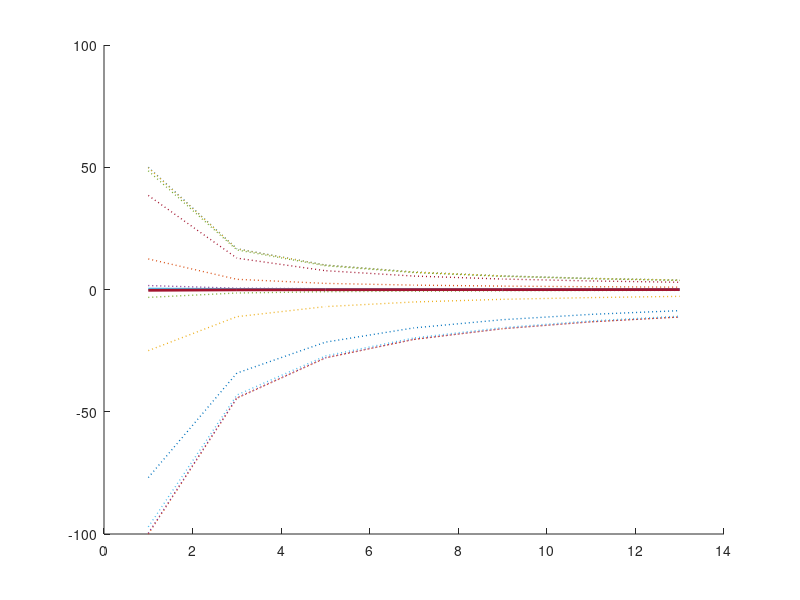

This chart was generated by the following MATLAB code: (Note: this script raises an error after producing the figure.)
% TetherInertia.m
clear all; close all; clc;
n = 1:2:13;
rhotb = [inf logspace(3,-2,6)];
whichToDisp = 1;

hfig = figure;
ax1 = axes('Parent',hfig);
hold on
for k=1:1:length(rhotb)
    exct = 1/3*(1+3/rhotb(k));
    for j=1:1:length(n)
        temp=0;    
        for i=1:1:n(j)
            temp = temp + (i./n(j))^2;
        end
        nr1 = 1/(n(j)+1)*temp + 1/rhotb(k);
        errp1(k,j) = (nr1-exct)/exct*100;

        temp=0;
        for i=1:1:n(j)
            temp = temp + ((i-1)/n(j))^2;
        end
        nr2 = 1/(n(j))*temp + 1/rhotb(k);
        errp2(k,j) = (nr2-exct)/exct*100;
    end
    lw = 1.0;
    lt = ':';
    if k == numel(rhotb)
        lw = 2.0;
        lt = '-'
    end
    plot(ax1,n,errp1(k,:),lt,'DisplayName',['Included \rho=' num2str(rhotb(k))],'LineWidth',lw);
    plot(ax1,n,errp2(k,:),lt,'DisplayName',['Excluded \rho=' num2str(rhotb(k))],'LineWidth',lw);
end
hold off
ax1.XTick = 1:1:n(end);
axis([1 inf -100 50]);
legend('Location','Best','color','w');
title('Percent error in the inertia of a straight tether');
xlabel('Number of links'); ylabel('Percent Error');
str = ['Error with ' num2str(n(end),'%10.0f') ' links'];
disp(str);
str = ['Method 1: ' num2str(errp1(whichToDisp,end),5) '%'];
disp(str);
str = ['Method 2: ' num2str(errp2(whichToDisp,end),5) '%'];
disp(str);
set(ax1,'Color','none');
export_fig(hfig,'output\figs\withEndErrVsLinks.png','-png','-transparent');

hfigs = figure;
axs = axes('Parent',hfigs);
plot(axs,n,errp1(whichToDisp,:),'r',n,errp2(whichToDisp,:),'b');
axis([1 inf -100 50])
legend('Included','Excluded','Location','Best','Color','none');
title('Percent error in the inertia of a straight tether');
xlabel(axs,'Number of links'); ylabel(axs,'Percent Error');
set(axs,'Color','none');
%export_fig(hfigs,'output\figs\noEndErrVsLinks.png','-png','-transparent');

hfig2 = figure('Position',[200 200 900 600]);
ax2 = axes('Parent',hfig2);
semilogx(ax2,rhotb,errp1)
hold on
semilogx(ax2,rhotb,errp2)
hold off
ax2.XDir = 'reverse';
lgd = legend([string(n) string(n)],'Location','Best','color','none');
lgd.Title.String = "Number of Links";
title('Percent error in the inertia of a straight tether with end body');
xlabel('\rho (mass tether/mass body)'); ylabel('Percent Error');
set(ax2,'Color','none');
export_fig(hfig2,'output\figs\withEndErrVsRho.png','-png','-transparent');